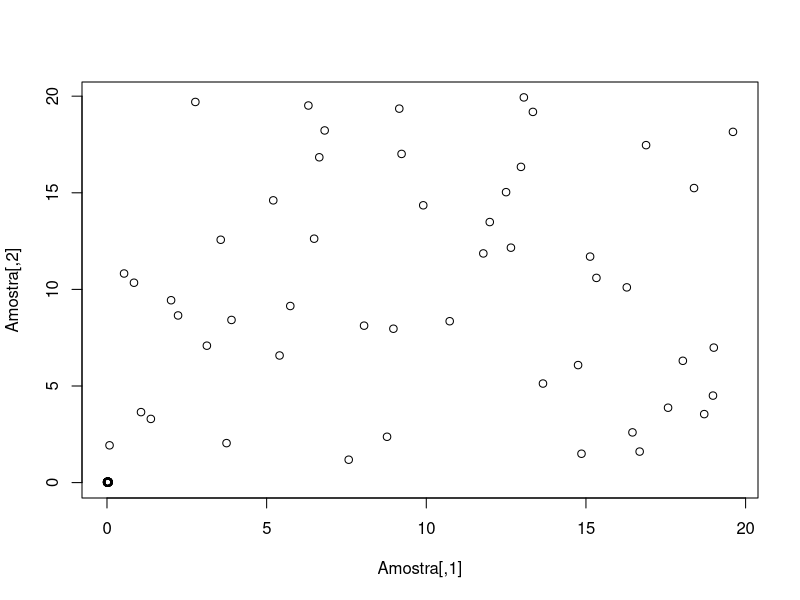
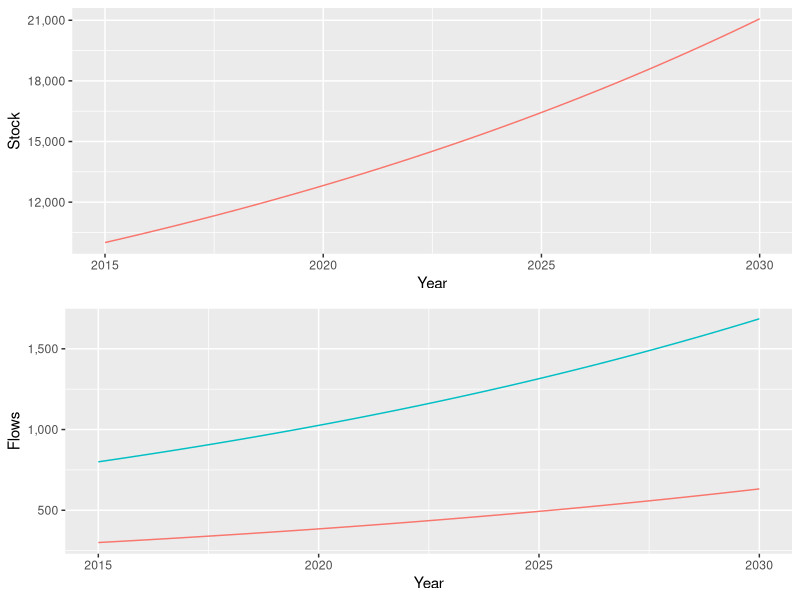

These figures' R source, in order:
# Um primeiro exemplo de https://github.com/JimDuggan/SDMR

# Loading Libraries
library(deSolve)
library(ggplot2)
require(gridExtra)
library(scales)
library(lhs)


##### Sampling #####
variaveis = 2
pontos = 100

# Obtendo um Hypercubo com as Variáveis que eu Quero
randomLHS <- randomLHS(pontos, variaveis)

# Transformando o Hypercubo em variáveis
var <- matrix(0, nrow=pontos, ncol=variaveis)

##### Amostragem #####
# Definindo Variáveis, mínimos e máximos:
variaveis = c("TaxaNascimento","TaxaMorte")
minimos = c(0.001,0.001)
maximos = c(0.05, 20)

# Obtendo a Amostra
Amostra = qunif(p=randomLHS,min=minimos, max=maximos)

plot(Amostra)





##### Setup Dinâmica de Sistemas ####

# Definindo Tempos da Simulação
START<-2015; FINISH<-2030; STEP<-0.25

# Vetor de Tempos
simtime <- seq(START, FINISH, by=STEP)


# Criando Estoques 
stocks  <- c(sPopulacao=10000)
auxs    <- c(aTaxaNascimento=0.08, aTaxaMorte=0.03)


##### Modelo de Dinâmica de Sistemas ####

# Definindo o Modelo
model <- function(time, stocks, auxs){
  with(as.list(c(stocks, auxs)),{ 
    
    fNascimentos<-sPopulacao*aTaxaNascimento
    
    fMortes<-sPopulacao*aTaxaMorte
    
    dPopulacao_dt <- fNascimentos - fMortes
    
    return (list(c(dPopulacao_dt),
                 Nascimentos=fNascimentos, Mortes=fMortes,
                 TaxaNascimentos=aTaxaNascimento,TaxaMortes=aTaxaMorte))   
  })
}


# Rodando a Simulação (uma vez)
o<-data.frame(ode(y=stocks, times=simtime, func = model, 
                  parms=auxs, method="euler"))


# Rodando a Simulação às Ganhas


# Rodando a Simulação em todo o Ensemble

# Provavelmente eu deveria usar o apply ou um map para rodar a função várias vezes.

# Visualizando os Resultados
p1<-ggplot()+
  geom_line(data=o,aes(time,o$sPopulacao,color="Populacao"))+
  scale_y_continuous(labels = comma)+
  ylab("Stock")+
  xlab("Year") +
  labs(color="")+
  theme(legend.position="none")


p2<-ggplot()+
  geom_line(data=o,aes(time,o$Mortes,color="Mortes"))+
  geom_line(data=o,aes(time,o$Nascimentos,color="Nascimentos"))+
  scale_y_continuous(labels = comma)+
  ylab("Flows")+
  xlab("Year") +
  labs(color="")+
  theme(legend.position="none")

p3<-grid.arrange(p1, p2,nrow=2, ncol=1)
